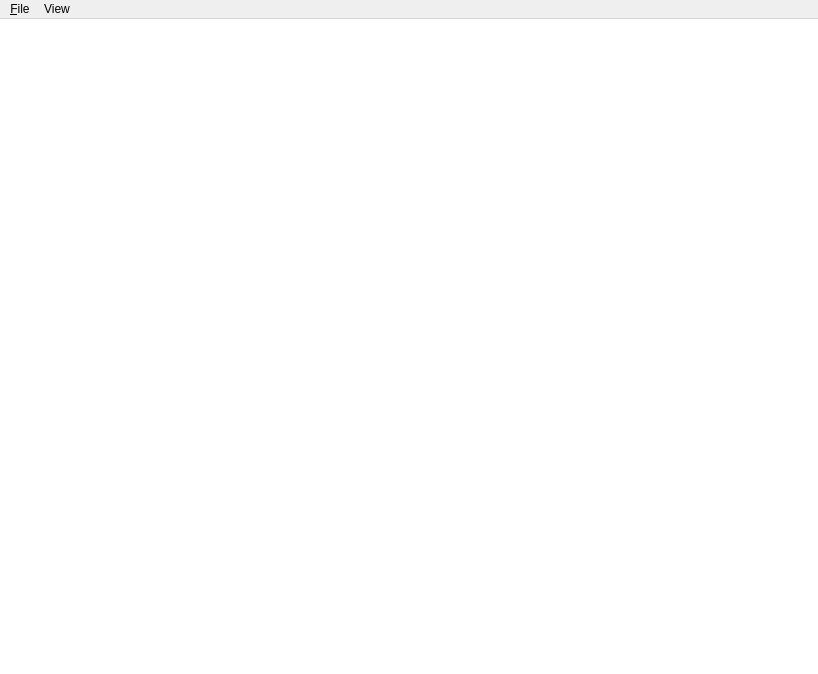
<?xml version="1.0" encoding="UTF-8"?>
<ui version="4.0">
 <class>MainWindow</class>
 <widget class="QMainWindow" name="MainWindow">
  <property name="geometry">
   <rect>
    <x>0</x>
    <y>0</y>
    <width>818</width>
    <height>674</height>
   </rect>
  </property>
  <property name="windowTitle">
   <string>MainWindow</string>
  </property>
  <property name="windowIcon">
   <iconset>
    <normaloff>../hello/iv.png</normaloff>../hello/iv.png</iconset>
  </property>
  <property name="iconSize">
   <size>
    <width>64</width>
    <height>64</height>
   </size>
  </property>
  <property name="toolButtonStyle">
   <enum>Qt::ToolButtonTextOnly</enum>
  </property>
  <widget class="QWidget" name="centralwidget">
   <layout class="QVBoxLayout" name="verticalLayout">
    <property name="spacing">
     <number>0</number>
    </property>
    <property name="margin">
     <number>0</number>
    </property>
    <item>
     <widget class="QGraphicsView" name="imageView">
      <property name="minimumSize">
       <size>
        <width>640</width>
        <height>480</height>
       </size>
      </property>
      <property name="acceptDrops">
       <bool>true</bool>
      </property>
      <property name="autoFillBackground">
       <bool>false</bool>
      </property>
      <property name="frameShape">
       <enum>QFrame::NoFrame</enum>
      </property>
      <property name="frameShadow">
       <enum>QFrame::Sunken</enum>
      </property>
      <property name="lineWidth">
       <number>0</number>
      </property>
     </widget>
    </item>
   </layout>
  </widget>
  <widget class="QMenuBar" name="menubar">
   <property name="geometry">
    <rect>
     <x>0</x>
     <y>0</y>
     <width>818</width>
     <height>29</height>
    </rect>
   </property>
   <widget class="QMenu" name="menuFile">
    <property name="title">
     <string>&amp;File</string>
    </property>
    <addaction name="actionOpen"/>
    <addaction name="actionRemove"/>
    <addaction name="separator"/>
    <addaction name="actionExit"/>
   </widget>
   <widget class="QMenu" name="menuView">
    <property name="title">
     <string>View</string>
    </property>
    <addaction name="actionNext"/>
    <addaction name="actionPrev"/>
    <addaction name="separator"/>
    <addaction name="actionRefresh"/>
   </widget>
   <addaction name="menuFile"/>
   <addaction name="menuView"/>
  </widget>
  <action name="actionOpen">
   <property name="text">
    <string>&amp;Open...</string>
   </property>
   <property name="shortcut">
    <string>Ctrl+O</string>
   </property>
  </action>
  <action name="action">
   <property name="text">
    <string>-</string>
   </property>
  </action>
  <action name="actionExit">
   <property name="text">
    <string>&amp;Exit</string>
   </property>
   <property name="shortcut">
    <string>Ctrl+W</string>
   </property>
  </action>
  <action name="actionNext">
   <property name="text">
    <string>&amp;Next</string>
   </property>
   <property name="shortcut">
    <string>Right</string>
   </property>
  </action>
  <action name="actionPrev">
   <property name="text">
    <string>&amp;Prev</string>
   </property>
   <property name="shortcut">
    <string>Left</string>
   </property>
  </action>
  <action name="actionRefresh">
   <property name="text">
    <string>&amp;Refresh</string>
   </property>
   <property name="shortcut">
    <string>Ctrl+R</string>
   </property>
  </action>
  <action name="actionRemove">
   <property name="enabled">
    <bool>false</bool>
   </property>
   <property name="text">
    <string>&amp;Remove...</string>
   </property>
   <property name="shortcut">
    <string>Del</string>
   </property>
  </action>
 </widget>
 <resources/>
 <connections>
  <connection>
   <sender>actionExit</sender>
   <signal>triggered()</signal>
   <receiver>MainWindow</receiver>
   <slot>close()</slot>
   <hints>
    <hint type="sourcelabel">
     <x>-1</x>
     <y>-1</y>
    </hint>
    <hint type="destinationlabel">
     <x>408</x>
     <y>336</y>
    </hint>
   </hints>
  </connection>
 </connections>
</ui>
